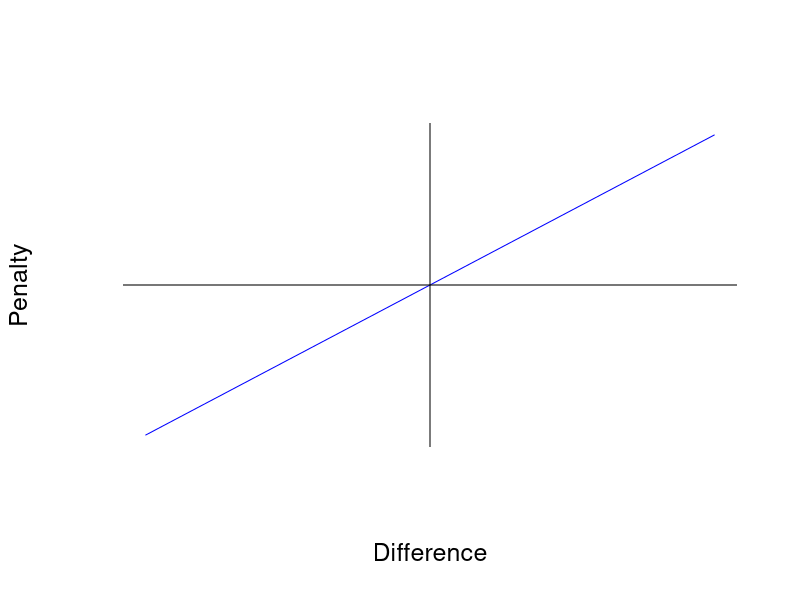
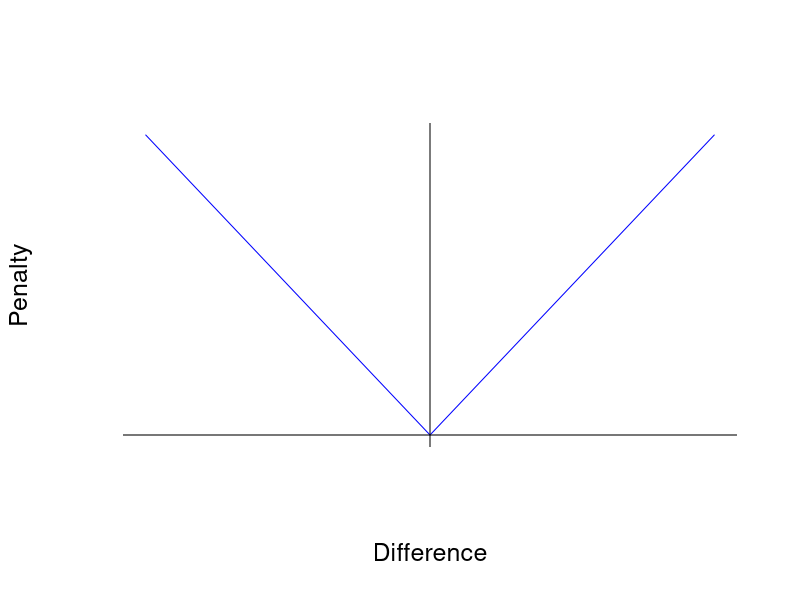
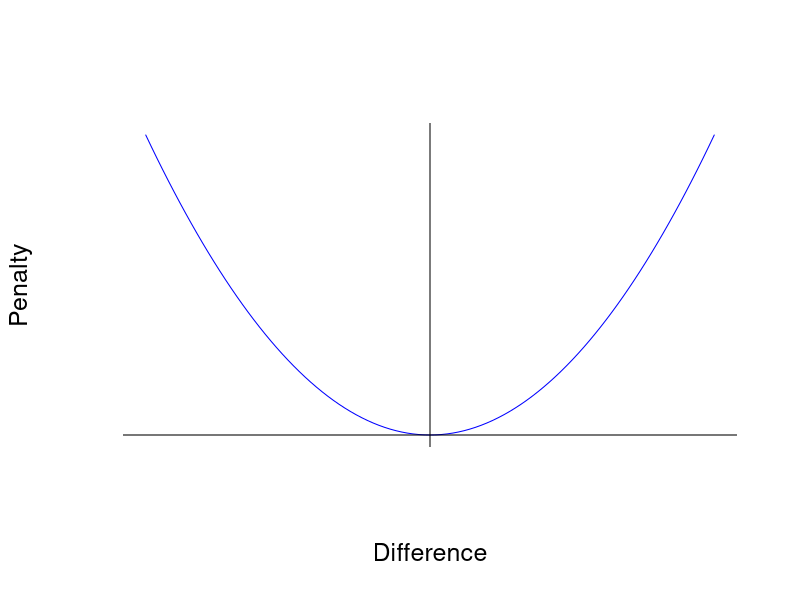

R code for these plots, in order:
par(cex=1.5)

dcurve <- function(f){
	curve(f, from=-1, to=1, 
		xlab="Difference", ylab="Penalty", axes=FALSE, col="blue"
	)
	abline(h=0)
	abline(v=0)
}

dcurve(function(x){return(x)})
dcurve(function(x){return(abs(x))})
dcurve(function(x){return(x^2)})
